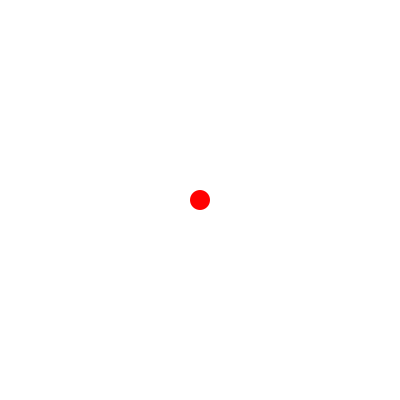
Frame 1 (no input)
Frame 60 (the mouse pressed at the canvas centre just before this capture): identical to frame 1, image omitted
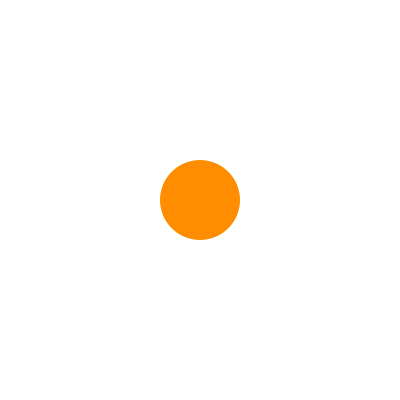
Frame 120 (the mouse held since frame 60 and released just before this capture)

The Processing sketch that drew these frames (run headless with seeded random() and noise(); from frame 60 on, the mouse is pressed at the canvas centre):

// Processing sketch: processing_74332
// ── processing_74332.pde

float x = 20;
float y = 100;

void setup() {
  size(400, 400);
  smooth(8);
}

void draw() {

  background(255);
  noStroke();


  if (mousePressed == true) {
    
    //fill(255, 0, 0, y);
    
  
    x = x + 1;
  } 
  else {
   fill(255, 0, 0);
    x = 20;
  }

  ellipse(width/2, height/2, x, x);

//rosso
  if (x <= 50) {
    fill(255, 0, 0);
//rosso vermiglione
  } else if (x > 50 && x <= 75) {
    fill(255, 90, 0);
    //arancio
  } else if (x > 75 && x <= 100) {
    fill(255, 141, 0);
    //zucca
  } else if (x > 100 && x <= 125) {
    fill(255, 200, 0); 
    //giallo
   } else if (x > 125 && x <= 150) {
    fill(255, 255, 0);
    //verde vomito
  } else if (x > 150 && x <= 175) {
    fill(130, 255, 0);
    //verde
  } else if (x > 175 && x <= 200) {
    fill(0, 255, 0);
    //verde acqua
  } else if (x > 200 && x <= 225) {
    fill(0, 255, 150);
    //azzurro
  } else if (x > 225 && x <= 250) {
    fill(0, 255, 255);
    //celeste
     } else if (x > 250 && x <= 275) {
    fill(0, 150, 255);
    //blu
  } else if (x > 275 && x <= 300) {
    fill(0, 0, 255);
    //viola
  } else if (x > 300 && x <= 325) {
    fill(74, 0, 255);
    //viola scuro
    } else if (x > 325 && x <= 350) {
    fill(118, 0, 255);
    //violetto
   } else if (x > 350 && x <= 375) {
    fill(200, 0, 255);
    //fucsia
    } else if (x > 375 && x <= 400) {
    fill(255, 0, 255);
    //carminio
    } else if (x > 400 && x <= 425) {
    fill(255, 0, 150);
    //rosso
    } else {
    fill(255, 0, 0);
  }
}
